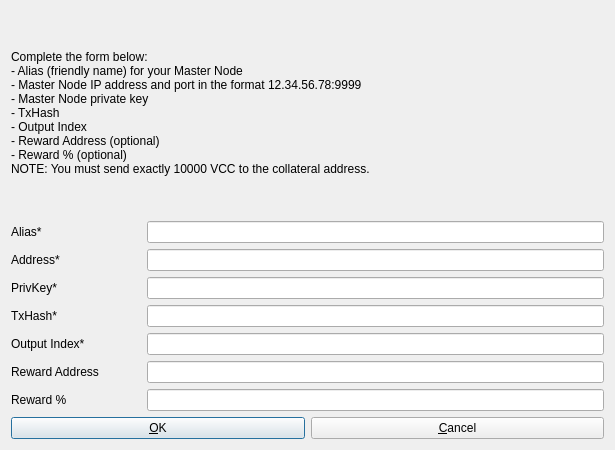
<?xml version="1.0" encoding="UTF-8"?>
<ui version="4.0">
 <class>AddEditAdrenalineNode</class>
 <widget class="QDialog" name="AddEditAdrenalineNode">
  <property name="geometry">
   <rect>
    <x>0</x>
    <y>0</y>
    <width>615</width>
    <height>450</height>
   </rect>
  </property>
  <property name="minimumSize">
   <size>
    <width>615</width>
    <height>450</height>
   </size>
  </property>
  <property name="windowTitle">
   <string>Add/Edit VCC Node</string>
  </property>
  <property name="modal">
   <bool>true</bool>
  </property>
  <layout class="QVBoxLayout" name="verticalLayout">
   <item>
    <widget class="QLabel" name="label_9">
     <property name="sizePolicy">
      <sizepolicy hsizetype="Preferred" vsizetype="Expanding">
       <horstretch>0</horstretch>
       <verstretch>0</verstretch>
      </sizepolicy>
     </property>
     <property name="text">
      <string>&lt;html&gt;&lt;head/&gt;&lt;body&gt;&lt;p&gt;Complete the form below:&lt;br/&gt;- Alias (friendly name) for your Master Node&lt;br/&gt;- Master Node IP address and port in the format 12.34.56.78:9999&lt;br/&gt;- Master Node private key&lt;br/&gt;- TxHash&lt;br/&gt;- Output Index &lt;br/&gt;- Reward Address (optional)&lt;br/&gt;- Reward % (optional)&lt;br/&gt;NOTE: You must send exactly 10000 VCC to the collateral address.&lt;/p&gt;&lt;/body&gt;&lt;/html&gt;</string>
     </property>
     <property name="wordWrap">
      <bool>true</bool>
     </property>
    </widget>
   </item>
   <item>
    <layout class="QHBoxLayout" name="horizontalLayout_4">
     <property name="bottomMargin">
      <number>0</number>
     </property>
     <item>
      <widget class="QLabel" name="label_4">
       <property name="sizePolicy">
        <sizepolicy hsizetype="Minimum" vsizetype="Preferred">
         <horstretch>0</horstretch>
         <verstretch>0</verstretch>
        </sizepolicy>
       </property>
       <property name="minimumSize">
        <size>
         <width>130</width>
         <height>0</height>
        </size>
       </property>
       <property name="text">
        <string>Alias*</string>
       </property>
      </widget>
     </item>
     <item>
      <widget class="QLineEdit" name="aliasLineEdit">
       <property name="enabled">
        <bool>true</bool>
       </property>
      </widget>
     </item>
    </layout>
   </item>
   <item>
    <layout class="QHBoxLayout" name="horizontalLayout_5">
     <property name="bottomMargin">
      <number>0</number>
     </property>
     <item>
      <widget class="QLabel" name="label_6">
       <property name="sizePolicy">
        <sizepolicy hsizetype="Minimum" vsizetype="Preferred">
         <horstretch>0</horstretch>
         <verstretch>0</verstretch>
        </sizepolicy>
       </property>
       <property name="minimumSize">
        <size>
         <width>130</width>
         <height>0</height>
        </size>
       </property>
       <property name="text">
        <string>Address*</string>
       </property>
      </widget>
     </item>
     <item>
      <widget class="QLineEdit" name="addressLineEdit"/>
     </item>
    </layout>
   </item>
   <item>
    <layout class="QHBoxLayout" name="horizontalLayout_3">
     <property name="bottomMargin">
      <number>0</number>
     </property>
     <item>
      <widget class="QLabel" name="label_5">
       <property name="sizePolicy">
        <sizepolicy hsizetype="Minimum" vsizetype="Preferred">
         <horstretch>0</horstretch>
         <verstretch>0</verstretch>
        </sizepolicy>
       </property>
       <property name="minimumSize">
        <size>
         <width>130</width>
         <height>0</height>
        </size>
       </property>
       <property name="text">
        <string>PrivKey*</string>
       </property>
      </widget>
     </item>
     <item>
      <widget class="QLineEdit" name="privkeyLineEdit"/>
     </item>
    </layout>
   </item>
   <item>
    <layout class="QHBoxLayout" name="horizontalLayout_2">
     <property name="bottomMargin">
      <number>0</number>
     </property>
     <item>
      <widget class="QLabel" name="label_2">
       <property name="sizePolicy">
        <sizepolicy hsizetype="Minimum" vsizetype="Preferred">
         <horstretch>0</horstretch>
         <verstretch>0</verstretch>
        </sizepolicy>
       </property>
       <property name="minimumSize">
        <size>
         <width>130</width>
         <height>0</height>
        </size>
       </property>
       <property name="text">
        <string>TxHash*</string>
       </property>
      </widget>
     </item>
     <item>
      <widget class="QLineEdit" name="txhashLineEdit"/>
     </item>
    </layout>
   </item>
   <item>
    <layout class="QHBoxLayout" name="horizontalLayout_8">
     <property name="bottomMargin">
      <number>0</number>
     </property>
     <item>
      <widget class="QLabel" name="label_8">
       <property name="sizePolicy">
        <sizepolicy hsizetype="Minimum" vsizetype="Preferred">
         <horstretch>0</horstretch>
         <verstretch>0</verstretch>
        </sizepolicy>
       </property>
       <property name="minimumSize">
        <size>
         <width>130</width>
         <height>0</height>
        </size>
       </property>
       <property name="text">
        <string>Output Index*</string>
       </property>
      </widget>
     </item>
     <item>
      <widget class="QLineEdit" name="outputindexLineEdit">
       <property name="enabled">
        <bool>true</bool>
       </property>
      </widget>
     </item>
    </layout>
   </item>
   <item>
    <layout class="QHBoxLayout" name="horizontalLayout_6">
     <property name="bottomMargin">
      <number>0</number>
     </property>
     <item>
      <widget class="QLabel" name="label_3">
       <property name="sizePolicy">
        <sizepolicy hsizetype="Minimum" vsizetype="Preferred">
         <horstretch>0</horstretch>
         <verstretch>0</verstretch>
        </sizepolicy>
       </property>
       <property name="minimumSize">
        <size>
         <width>130</width>
         <height>0</height>
        </size>
       </property>
       <property name="text">
        <string>Reward Address</string>
       </property>
      </widget>
     </item>
     <item>
      <widget class="QLineEdit" name="rewardaddressLineEdit">
       <property name="enabled">
        <bool>true</bool>
       </property>
       <property name="sizePolicy">
        <sizepolicy hsizetype="Expanding" vsizetype="Fixed">
         <horstretch>0</horstretch>
         <verstretch>0</verstretch>
        </sizepolicy>
       </property>
       <property name="minimumSize">
        <size>
         <width>441</width>
         <height>0</height>
        </size>
       </property>
      </widget>
     </item>
    </layout>
   </item>
   <item>
    <layout class="QHBoxLayout" name="horizontalLayout_7">
     <property name="bottomMargin">
      <number>0</number>
     </property>
     <item>
      <widget class="QLabel" name="label_7">
       <property name="sizePolicy">
        <sizepolicy hsizetype="Minimum" vsizetype="Preferred">
         <horstretch>0</horstretch>
         <verstretch>0</verstretch>
        </sizepolicy>
       </property>
       <property name="minimumSize">
        <size>
         <width>130</width>
         <height>0</height>
        </size>
       </property>
       <property name="text">
        <string>Reward %</string>
       </property>
      </widget>
     </item>
     <item>
      <widget class="QLineEdit" name="rewardpercentageLineEdit">
       <property name="minimumSize">
        <size>
         <width>125</width>
         <height>0</height>
        </size>
       </property>
      </widget>
     </item>
    </layout>
   </item>
   <item>
    <layout class="QHBoxLayout" name="horizontalLayout_Buttons">
     <item>
      <widget class="QPushButton" name="okButton">
       <property name="text">
        <string>&amp;OK</string>
       </property>
      </widget>
     </item>
     <item>
      <widget class="QPushButton" name="cancelButton">
       <property name="text">
        <string>&amp;Cancel</string>
       </property>
       <property name="autoDefault">
        <bool>false</bool>
       </property>
      </widget>
     </item>
    </layout>
   </item>
  </layout>
 </widget>
 <resources/>
 <connections/>
</ui>
